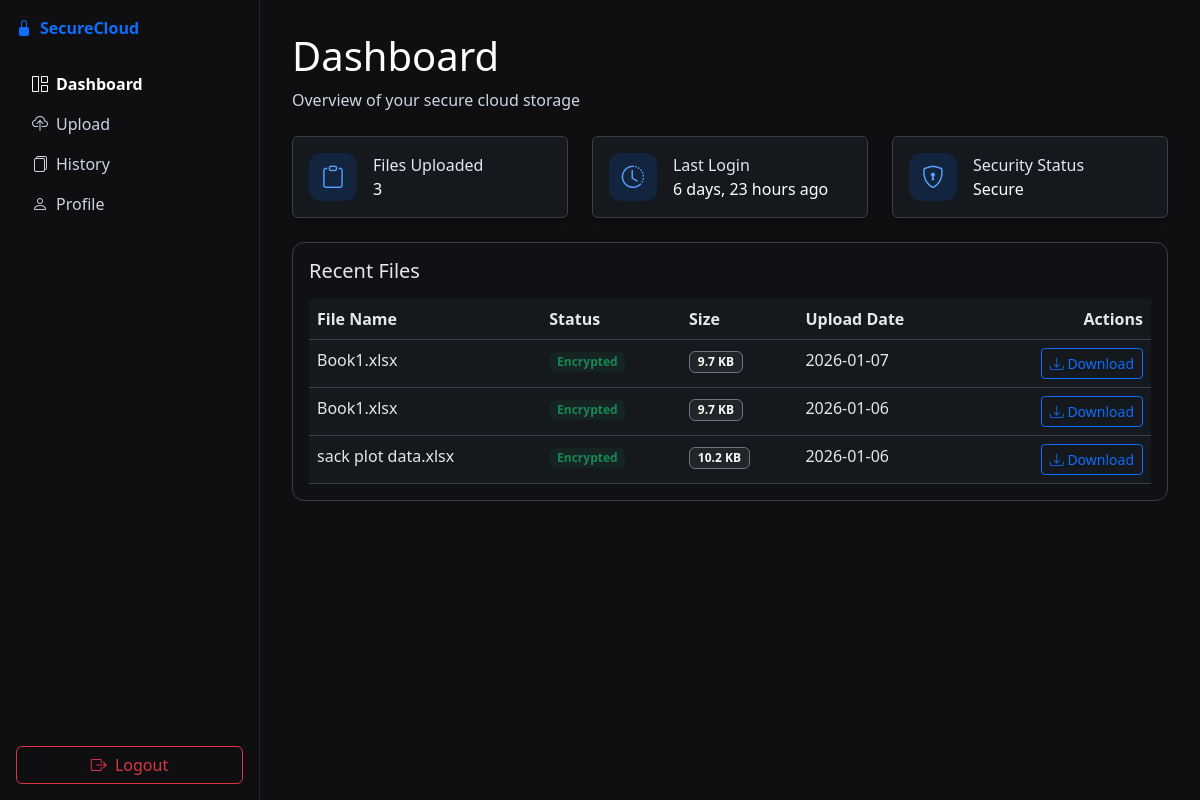
/dashboard/ (signed in), run on the app's committed database.
### storage/models.py (models this page shows, shortened)
class StoredFile(models.Model):
    user = models.ForeignKey(User, on_delete=models.CASCADE, related_name='stored_files')
    original_name = models.CharField(max_length=255)
    cover_image = models.ImageField(upload_to='covers/')
    stego_image = models.ImageField(upload_to='stego/')
    nonce = models.BinaryField()
    data_length = models.IntegerField()
    created_at = models.DateTimeField(auto_now_add=True)

### storage/views.py (the view)
# urls.py: path('dashboard/', dashboard_view, name='dashboard'),
@login_required
def dashboard_view(request):
    files = StoredFile.objects.filter(user=request.user).order_by('-created_at')
    recent_files = list(files[:5])
    total_files = files.count()
    last_login = request.user.last_login
    ctx = {
        'recent_files': recent_files,
        'total_files': total_files,
        'last_login': last_login,
    }
    return render(request, 'storage/dashboard.html', ctx)

### templates/storage/dashboard.html (shortened to what this page needs)
{% extends 'base.html' %}
{% load static %}
{% block content %}
<div class="dashboard-body">
  <aside class="sidebar">
    <div class="sidebar-header d-flex align-items-center gap-2 mb-4">
      <i class="bi bi-lock-fill text-primary"></i>
      <a href="/" class="text-decoration-none fw-semibold">SecureCloud</a>
    </div>
    <nav class="nav flex-column">
      <a href="{% url 'dashboard' %}" class="nav-link active"><i class="bi bi-grid-1x2 me-2"></i>Dashboard</a>
      <a href="{% url 'upload' %}" class="nav-link"><i class="bi bi-cloud-upload me-2"></i>Upload</a>
      <a href="{% url 'file_list' %}" class="nav-link"><i class="bi bi-files me-2"></i>History</a>
      <a href="{% url 'profile' %}" class="nav-link"><i class="bi bi-person me-2"></i>Profile</a>
    </nav>
    <div class="mt-auto">
      <a href="{% url 'logout' %}" class="btn btn-outline-danger w-100 mb-3">
        <i class="bi bi-box-arrow-right me-1"></i> Logout
      </a>
    </div>
  </aside>
  <main class="main-content">
    <div class="page-header mb-4">
      <h1 class="page-title">Dashboard</h1>
      <p class="text-muted mb-0">Overview of your secure cloud storage</p>
    </div>
    <div class="row g-4 mb-4">
      <div class="col-md-4">
        <div class="card h-100">
          <div class="card-body">
            <div class="d-flex align-items-center gap-3">
              <div class="card-icon"><i class="bi bi-clipboard"></i></div>
              <div>
                <div class="card-label">Files Uploaded</div>
                <div class="card-value">{{ total_files }}</div>
              </div>
            </div>
          </div>
        </div>
      </div>
      <div class="col-md-4">
        <div class="card h-100">
          <div class="card-body">
            <div class="d-flex align-items-center gap-3">
              <div class="card-icon"><i class="bi bi-clock-history"></i></div>
              <div>
                <div class="card-label">Last Login</div>
                <div class="card-value">
                  {% if last_login %}{{ last_login|timesince }} ago{% else %}-{% endif %}
                </div>
              </div>
            </div>
          </div>
        </div>
      </div>
      <div class="col-md-4">
        <div class="card h-100">
          <div class="card-body">
            <div class="d-flex align-items-center gap-3">
              <div class="card-icon"><i class="bi bi-shield-lock"></i></div>
              <div>
                <div class="card-label">Security Status</div>
                <div class="card-value">Secure</div>
              </div>
            </div>
          </div>
        </div>
      </div>
    </div>
    <div class="table-container">
      <h5 class="mb-3">Recent Files</h5>
      <div class="table-responsive">
        <table class="table table-hover mb-0">
          <thead>
            <tr>
              <th>File Name</th>
              <th>Status</th>
              <th>Size</th>
              <th>Upload Date</th>
              <th class="text-end">Actions</th>
            </tr>
          </thead>
          <tbody>
            {% for f in recent_files %}
            <tr>
              <td class="fw-medium">{{ f.original_name }}</td>
              <td><span class="badge bg-success bg-opacity-10 text-success">Encrypted</span></td>
              <td>
                <span class="badge bg-dark text-light border border-secondary">
                  {% if f.data_length %}{{ f.data_length|filesizeformat }}{% else %}-{% endif %}
                </span>
              </td>
              <td>{{ f.created_at|date:"Y-m-d" }}</td>
              <td class="text-end">
                <a href="{% url 'download' f.pk %}" class="btn btn-sm btn-outline-primary">
                  <i class="bi bi-download"></i> Download
                </a>
              </td>
            </tr>
            {% empty %}
            <tr>
              <td colspan="5" class="text-center text-muted py-5">
                No recent files
              </td>
            </tr>
            {% endfor %}
          </tbody>
        </table>
      </div>
    </div>
  </main>
</div>
{% endblock %}

### static/css/style.css (style rules this page uses)
body { background-color: #0f0f12; color: #e5e7eb; }
.card { --bs-card-bg: #15181d; --bs-card-border-color: #3b3f45; --bs-card-color: #e5e7eb; background-color: var(--bs-card-bg); border-color: var(--bs-card-border-color); color: var(--bs-card-color); box-shadow: 0 2px 6px rgba(0,0,0,0.25); }
.table { --bs-table-bg: #15181d; --bs-table-color: #e5e7eb; --bs-table-border-color: #3b3f45; background-color: var(--bs-table-bg); color: var(--bs-table-color); border-color: var(--bs-table-border-color); }
.table tbody tr, .table tbody td, .table thead th { background-color: #15181d; color: #e5e7eb; border-color: #3b3f45; }

### templates/storage/dashboard.html (style rules this page uses)
.dashboard-body { display:flex;min-height:100vh;background-color:#0f0f12 }
.sidebar { width:260px;border-right:1px solid #1e293b;padding:1rem 1rem 0;color:#e5e7eb;display:flex;flex-direction:column }
.nav-link { color:#cbd5e1 }
.nav-link.active { color:#ffffff;font-weight:600 }
.main-content { flex:1;padding:2rem;color:#e5e7eb }
.page-title { color:#ffffff }
.text-muted { color:#cbd5e1 !important }
.card-icon { width:48px;height:48px;border-radius:12px;background-color:rgba(13,110,253,.15);display:flex;align-items:center;justify-content:center;font-size:1.4rem;color:#5aa2ff }
.card-label { color:#e2e8f0 }
.card-value { color:#ffffff }
.table-container { border:1px solid #3b3f45;border-radius:.75rem;padding:1rem;background-color:#0f1115;color:#e5e7eb }

### data on the page
StoredFile: original_name "Book1.xlsx", data_length|filesizeformat "9.7 KB", created_at "2026-01-07"
StoredFile: original_name "Book1.xlsx", data_length|filesizeformat "9.7 KB", created_at "2026-01-06"
StoredFile: original_name "sack plot data.xlsx", data_length|filesizeformat "10.2 KB", created_at "2026-01-06"

### other printed values
{{ total_files }} "3"
{{ last_login|timesince }} "6 days, 23 hours"
